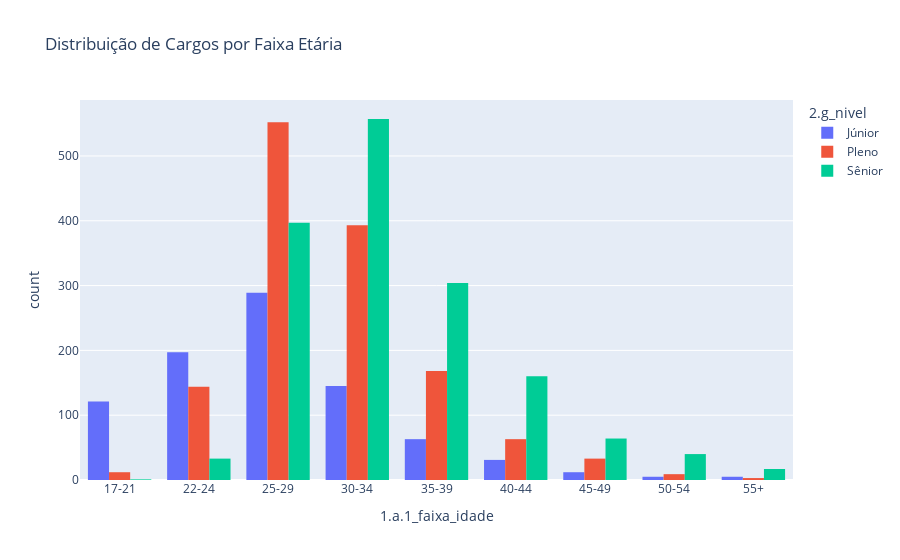

The cell this chart's notebook holds for it:
### Markdown cell above
#### 7. Análise das Hipóteses

### Code cell
# H1: Faixas etárias enfrentam barreiras diferentes para progressão na carreira
fig1 = px.histogram(
    df_h1,
    x="1.a.1_faixa_idade",
    color="2.g_nivel",
    barmode="group",
    title="Distribuição de Cargos por Faixa Etária",
)
fig1.show()

### Figure 1 — Plotly figure (JSON) as saved in the notebook; plotly's stock layout.template omitted (floating-point values rounded to 4 significant figures; data arrays with more than 128 entries replaced by an {"elided": "..."} marker saying what was removed)
{"data": [{"alignmentgroup": "True", "bingroup": "x", "hovertemplate": "2.g_nivel=Júnior<br>1.a.1_faixa_idade=%{x}<br>count=%{y}<extra></extra>", "legendgroup": "Júnior", "marker": {"color": "#636efa", "pattern": {"shape": ""}}, "name": "Júnior", "offsetgroup": "Júnior", "orientation": "v", "showlegend": true, "type": "histogram", "x": {"elided": "868 str values"}, "xaxis": "x", "yaxis": "y"}, {"alignmentgroup": "True", "bingroup": "x", "hovertemplate": "2.g_nivel=Pleno<br>1.a.1_faixa_idade=%{x}<br>count=%{y}<extra></extra>", "legendgroup": "Pleno", "marker": {"color": "#EF553B", "pattern": {"shape": ""}}, "name": "Pleno", "offsetgroup": "Pleno", "orientation": "v", "showlegend": true, "type": "histogram", "x": {"elided": "1377 str values"}, "xaxis": "x", "yaxis": "y"}, {"alignmentgroup": "True", "bingroup": "x", "hovertemplate": "2.g_nivel=Sênior<br>1.a.1_faixa_idade=%{x}<br>count=%{y}<extra></extra>", "legendgroup": "Sênior", "marker": {"color": "#00cc96", "pattern": {"shape": ""}}, "name": "Sênior", "offsetgroup": "Sênior", "orientation": "v", "showlegend": true, "type": "histogram", "x": {"elided": "1573 str values"}, "xaxis": "x", "yaxis": "y"}], "layout": {"barmode": "group", "legend": {"title": {"text": "2.g_nivel"}, "tracegroupgap": 0}, "title": {"text": "Distribuição de Cargos por Faixa Etária"}, "xaxis": {"anchor": "y", "domain": [0, 1], "title": {"text": "1.a.1_faixa_idade"}}, "yaxis": {"anchor": "x", "domain": [0, 1], "title": {"text": "count"}}}}
